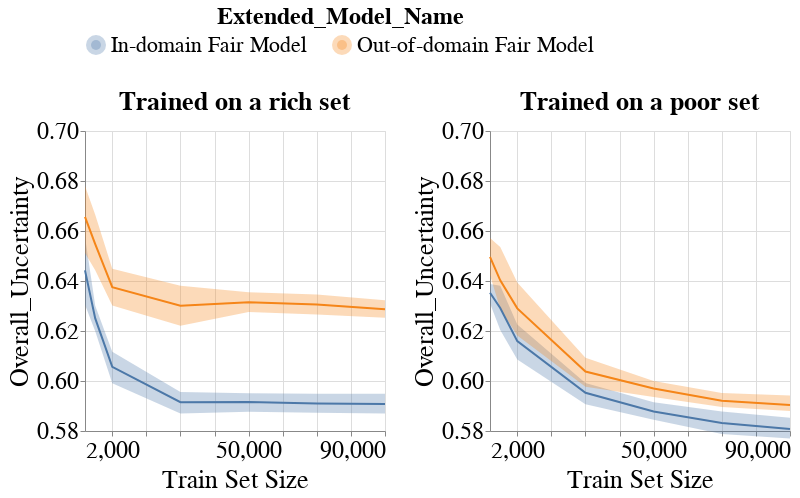

The code cell stored with this chart in its notebook:
### Code cell
create_group_metric_line_bands_per_dataset_plot(metrics_per_exp_dct=metrics_per_exp_dct,
                                                experiment_names=EXPERIMENT_NAMES,
                                                model_name=MODEL_NAMES[0],
                                                metric_type='subgroup',
                                                metric_name='Overall_Uncertainty',
                                                group_name='overall',
                                                ylim=[0.58, 0.70],
                                                with_band=True)
